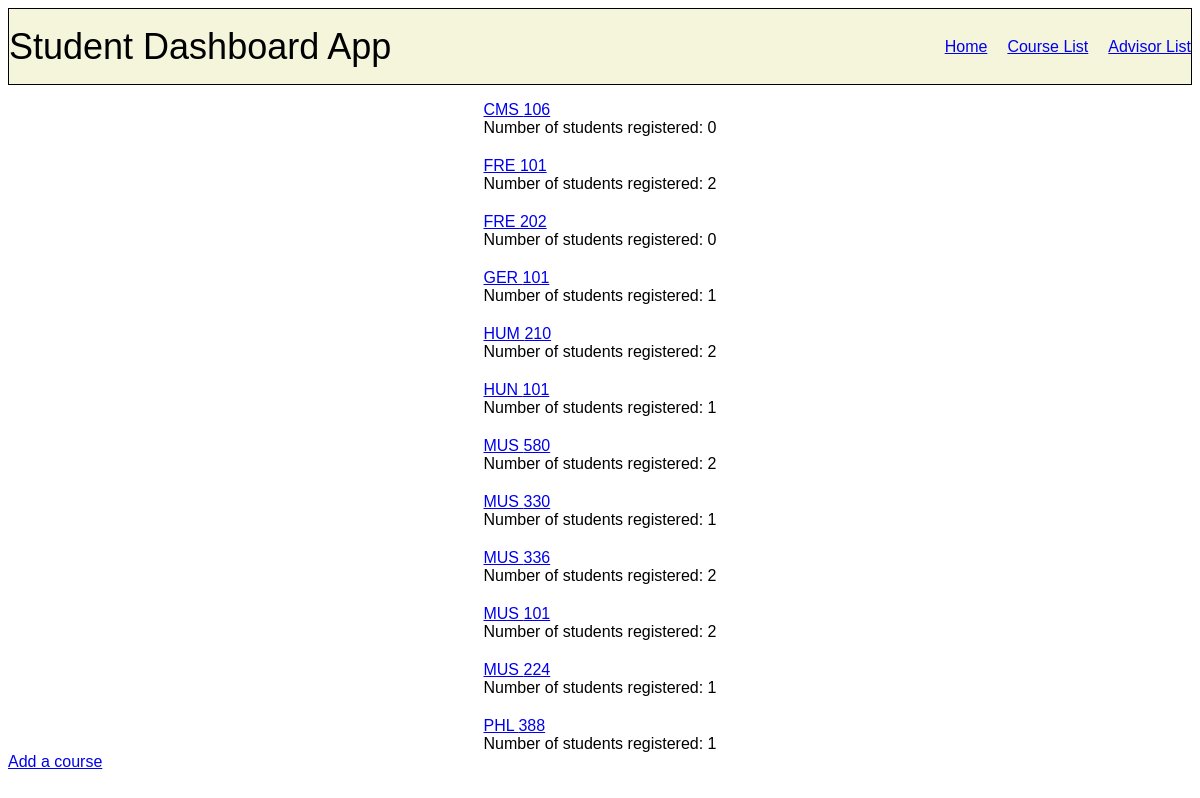
Screenshot of /course_list with the database file from the repository.
### student/models.py (models this page shows, shortened)
class Course(models.Model):
    dept = models.CharField(max_length=3)
    course_num = models.IntegerField()
    subject = models.CharField(max_length=50)
    description = models.TextField(blank=True)
    students = models.ManyToManyField(Student, blank=True, related_name="courses")
    class Meta:
        ordering = ['dept']

### student/views.py (the view)
# urls.py: path("course_list", views.course_list, name="course_list"),
def course_list(request):
    courses = Course.objects.all()
    return render(request, "student/course_list.html", {"courses": courses})

### student/templates/student/course_list.html
{% extends "student/layout.html" %}
{% block body %}
    <div id="course-list-container">
        {% for course in courses %}
            <div>
                <a href="{% url 'course_detail' id=course.id %}">{{course.dept}} {{course.course_num}}</a>
                <div>
                    Number of students registered:  {{ course.students.count }}
                </div>
            </div>
        {% endfor %}
    </div>
<a href="{% url 'new_course' %}">Add a course</a>
{% endblock %}

### student/static/student/styles.css (style rules this page uses)
body { font-family: 'Gill Sans', 'Gill Sans MT', Calibri, 'Trebuchet MS', sans-serif; }
#course-list-container { display: flex; flex-direction: column; gap: 20px; align-items: center; margin-top: 1em; }

### rows the page displays
Course: dept "CMS", course_num "106", students.count "0"
Course: dept "FRE", course_num "101", students.count "2"
Course: dept "FRE", course_num "202", students.count "0"
Course: dept "GER", course_num "101", students.count "1"
Course: dept "HUM", course_num "210", students.count "2"
Course: dept "HUN", course_num "101", students.count "1"
Course: dept "MUS", course_num "580", students.count "2"
Course: dept "MUS", course_num "330", students.count "1"
Course: dept "MUS", course_num "336", students.count "2"
Course: dept "MUS", course_num "101", students.count "2"
Course: dept "MUS", course_num "224", students.count "1"
Course: dept "PHL", course_num "388", students.count "1"
